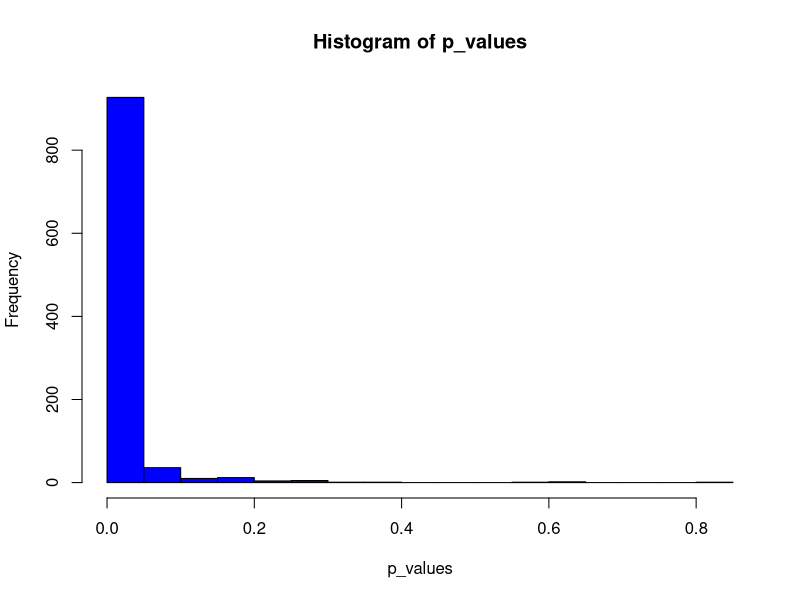

This chart was generated by the following R code:
## ---- chunk 1
knitr::opts_chunk$set(echo = TRUE)
knitr::opts_chunk$set(warning = FALSE, message = FALSE) 
## ---- chunk 2
# Installing and loading libraries 
library(tidyverse)
library(dplyr)
library(ggplot2)
library(car)
## ---- chunk 3
#nothing is ever truly random when "randomly" generated - always pseudo random
#set.seed(124) #can be used to get the same "random" sample consistently 
dog_mu = 20
dog_sigma = 5
dog_sample = rnorm(100,dog_mu,dog_sigma)
cat_mu = 18
cat_sigma = 3
cat_sample = rnorm(100,cat_mu,cat_sigma)

#random R tip #1: to view any variable, highlight it and Cmd+enter/Ctrl+enter 
## ---- chunk 4
# create histogram of dog sizes
# <\br>

# create histogram of cat sizes
# <\br>

# plot two distributions together
# <\br>

#try other ways to visualize the data here 
# <\br>

## ---- chunk 5
#Summarize data and fill table below 
# <\br>
## ---- chunk 6
#Run the Shapiro-Wilk test for normality
# <\br>
## ---- chunk 7
#because Levene's test was written for data frames, we will have to wrangle our two vectors into a data frame to get in the required format before running Levene's test 
data_frame <- as.data.frame(cbind(dog_sample, cat_sample))
data_frame <- pivot_longer(data_frame, everything(), names_to = "variable", values_to = "value")
#Run Levene's test 
# <\br>

#NOTE: The plots and other tests we ran above can be redone in a more efficient and elegant way with our data_frame. Give it a try! 
# <\br>
## ---- chunk 8
# Perform t-test here
# <\br>
## ---- chunk 9
dog_mu = 20
dog_sigma = 5
cat_mu = 18
cat_sigma = 3

p_values <- c()

#generate data and run t-test and obtain p-value a 1000 times 
for (x in 1:1000) {
  dog_sample = rnorm(100,dog_mu,dog_sigma)
  cat_sample = rnorm(100,cat_mu,cat_sigma)
  #running the Welch's test - more robust in case there is a violation of the homogeneity assumption 
  p_value <- t.test(dog_sample,cat_sample,var.equal = FALSE)$p.value
  p_values <-c(p_values, p_value)
}

#plot histogram of p-values
hist_p <- hist(p_values,
main="Distribution of p-values",
xlab="p-value",
ylab = "freq",
col="orange",
alpha = 0.4, 
freq=FALSE,
breaks = 20,
plot = FALSE
)
plot(hist_p, col = "blue")

